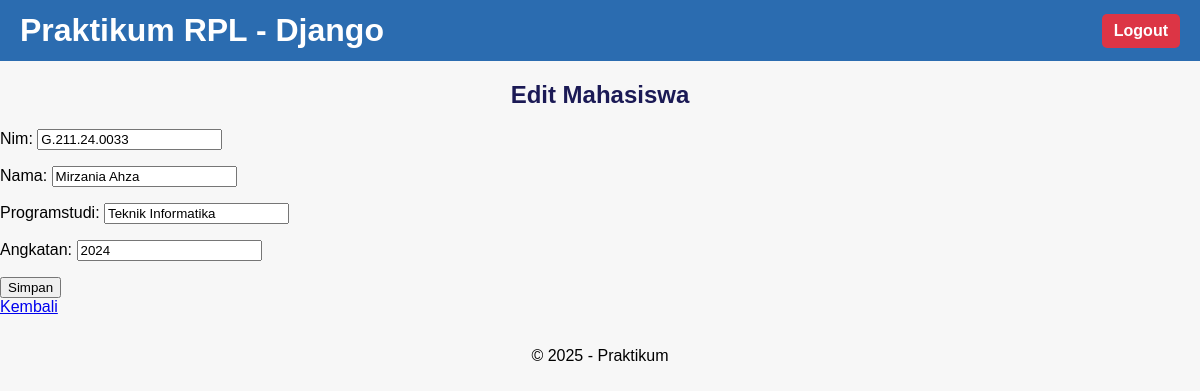
/mahasiswa/edit/3/ (signed in), run on the app's committed database.
### mahasiswa/models.py (models this page shows, shortened)
class Mahasiswa(models.Model):
    nim = models.CharField(max_length=15, unique=True)
    nama = models.CharField(max_length=100)
    programstudi = models.CharField(max_length=50)
    angkatan = models.IntegerField()

### mahasiswa/views.py (the view)
@login_required(login_url='/accounts/login/')
def edit_mahasiswa(request, pk):
    mahasiswa = get_object_or_404(Mahasiswa, pk=pk)
    if request.method == 'POST':
        form = MahasiswaForm(request.POST, instance=mahasiswa)
        if form.is_valid():
            form.save()
            return redirect('daftar_mahasiswa')
    else:
        form = MahasiswaForm(instance=mahasiswa)
    return render(request, 'mahasiswa/form.html', {
        'form': form,
        'judul': 'Edit Mahasiswa'
    })

### mahasiswa/forms.py
class MahasiswaForm(forms.ModelForm):
    class Meta:
        model = Mahasiswa
        fields = ['nim', 'nama', 'programstudi', 'angkatan']

### mahasiswa/templates/mahasiswa/form.html (shortened to what this page needs)
{% extends 'mahasiswa/base.html' %}
{% block content %}
<h2>{{ judul }}</h2>
<form method="POST">
    {{ form.as_p }}
    <button type="submit">
        Simpan
    </button>
</form>
<a href="{% url 'daftar_mahasiswa' %}">
    Kembali
</a>
{% endblock %}

### mahasiswa/static/mahasiswa/css/style.css (style rules this page uses)
body { font-family: Arial, sans-serif; margin:0; padding:0; background:#f7f7f7; }
h2 { color: #1B1A55; text-align: center; }

### data on the page
Mahasiswa: nim "G.211.24.0033", nama "Mirzania Ahza", programstudi "Teknik Informatika", angkatan "2024"

### other printed values
{{ judul }} "Edit Mahasiswa"
